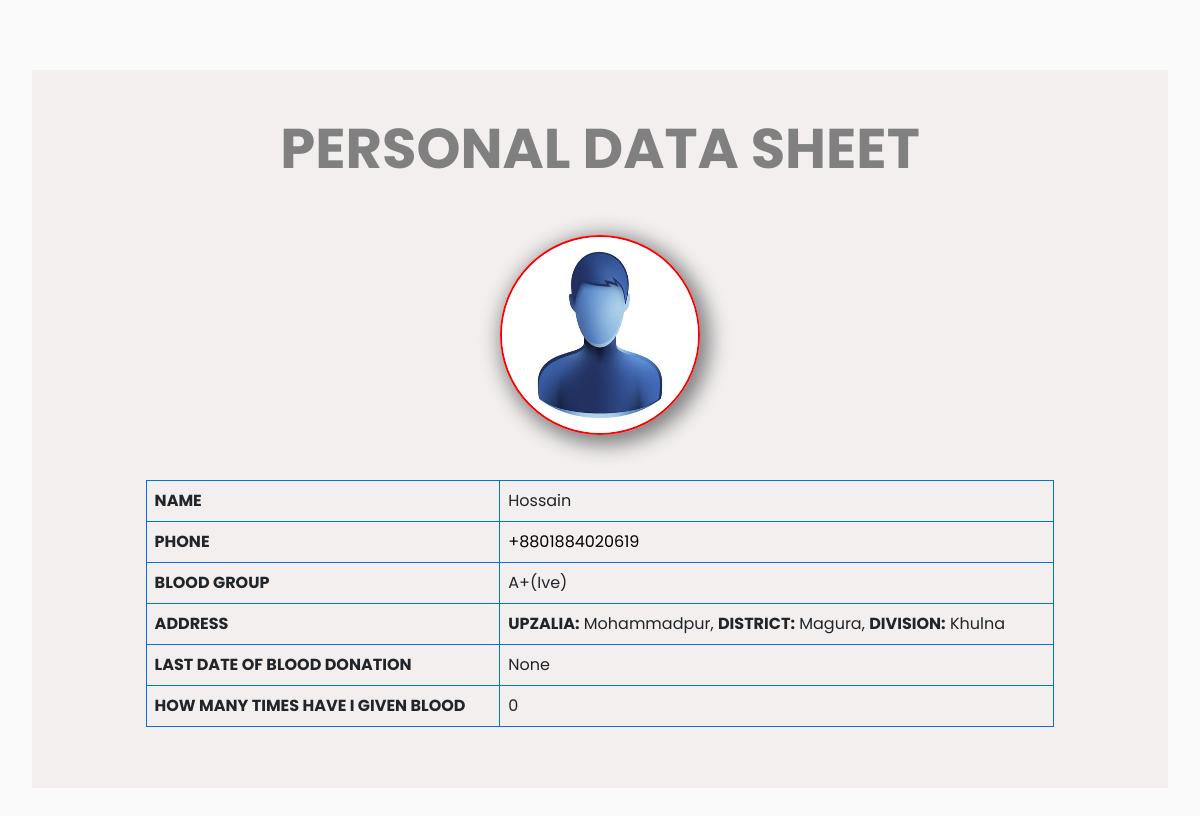
The app's page /profile/hossain with its own data.
### bloodbank/models.py (models this page shows, shortened)
class User(db.Model, UserMixin):
    id = db.Column(db.Integer, primary_key=True)
    name = db.Column(db.String(20), nullable=False)
    username = db.Column(db.String(20))
    mobile = db.Column(db.String(20), unique=True, nullable=False)
    email = db.Column(db.String(120), unique=True, nullable=False)
    lastdate = db.Column(db.DateTime, default=datetime.utcnow)
    numberofdonation = db.Column(db.String(1000))
    image_file = db.Column(db.String(20), nullable=False, default='default.png')
    password = db.Column(db.String(60), nullable=False)
    bloodgroup = db.Column(db.String(20), nullable=False)
    division = db.Column(db.String(20), nullable=False)
    district = db.Column(db.String(20), nullable=False)
    upazila = db.Column(db.String(20), nullable=False)

### bloodbank/routes.py (the view)
@app.route('/profile/<string:username>', methods=['GET', 'POST'])
def profile(username):
    user = User.query.filter_by(username=username).first_or_404()
    return render_template('profile.html', user=user)

### bloodbank/templates/profile.html (shortened to what this page needs)
{% extends 'root.html' %}
{% block body %}
    <div class="personal_information">
        <div class="container">
            <div class="personal_details">
                <div class="p_heading">
                    <h1>PERSONAL DATA SHEET</h1>
                </div>
                <div class="personal_img">
                    <img src="{{ url_for('static', filename='profile_pics/' + user.image_file) }}" alt="{{ user.name }}-bloodbank">
                </div>
                <div class="details">
                    <table class="table table-bordered table-hover">
                        <tbody>
                            <tr>
                                <th scope="row">NAME</th>
                                <td class="text-capitalize">{{ user.name }}</td>
                            </tr>
                            <tr>
                                <th scope="row">PHONE</th>
                                <td><a href="tel:{{user.mobile}}">+880{{user.mobile}}</a></td>
                            </tr>
                            <tr>
                                <th scope="row">BLOOD GROUP</th>
                                <td class="text-capitalize">{{ user.bloodgroup }}</td>
                            </tr>
                            <tr>
                                <th scope="row">ADDRESS</th>
                                <td><b>UPZALIA:</b> {{user.upazila}}, <b>DISTRICT:</b> {{user.district}}, <b>DIVISION:</b> {{user.division}}</td>
                            </tr>
                            <tr>
                                <th scope="row">LAST DATE OF BLOOD DONATION</th>
                                {% if user.lastdate %}
                                    <td>{{ user.lastdate.strftime('%d-%m-%Y') }}</td>
                                {% else %}
                                    <td>{{ user.lastdate }}</td>
                                {% endif %}
                            </tr>
                            <tr>
                                <th scope="row">HOW MANY TIMES HAVE I GIVEN BLOOD</th>
                                <td>{{ user.numberofdonation }}</td>
                            </tr>
                        </tbody>
                    </table>
                </div>
            </div>
        </div>
    </div>
{% endblock %}

### bloodbank/static/style.css (style rules this page uses)
* { margin: 0; padding: 0; outline: none; }
h1, h2, h3, h4, h5, h6 { font-weight: 700; }
a { text-decoration: none }
body { font-family: 'Poppins', sans-serif; box-sizing: border-box; background: #fcfafa; }
.container { max-width: 1160px; width: 100%; margin: 0 auto; }
a { color: #000; }
table { cursor: pointer; }
.p_heading h1 { font-size: 56px; color: gray; padding: 45px 0px; }
.personal_information { background: rgba(244, 240, 240, 0.11); padding: 70px 0px; }
.personal_details { background: rgba(175, 150, 150, 0.11); text-align: center; }
.personal_img { margin: 0 auto; width: 200px; height: 200px; }
.personal_img img { width: 100%; height: 100%; border-radius: 50%; border: 2px solid red; box-shadow: 5px 5px 20px 5px gray; }
.details { text-align: left; color: #fff; padding: 45px 0px; width: 80%; margin: 0 auto; }
.table { border-color: #0371de; }

### records on screen
User: image_file (placeholder picture), name "Hossain", mobile "1884020619", bloodgroup "A+(Ive)", upazila "Mohammadpur", district "Magura", division "Khulna", lastdate "None", numberofdonation "0"
